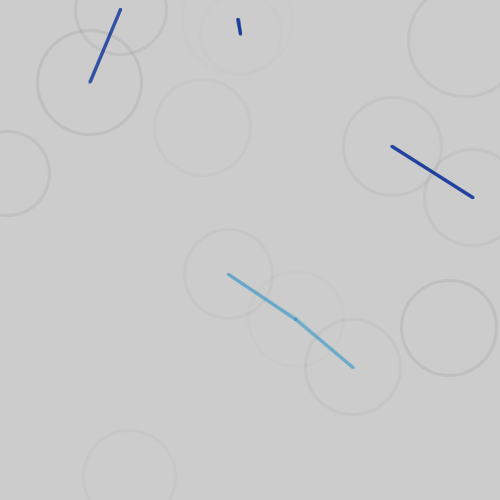
Frame 1 (no input)
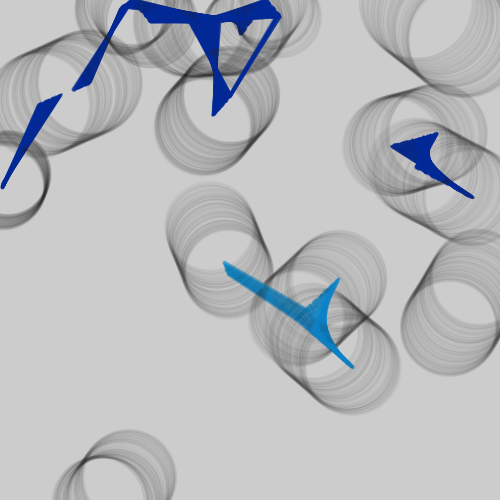
Frame 60 (the mouse pressed at the canvas centre just before this capture)
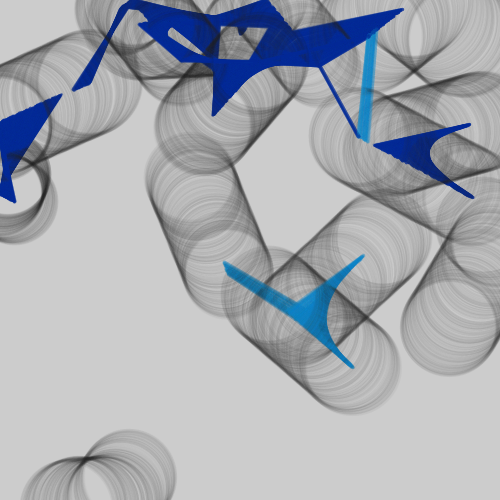
Frame 120 (the mouse held since frame 60 and released just before this capture)

The Processing sketch that drew these frames (run headless with seeded random() and noise(); from frame 60 on, the mouse is pressed at the canvas centre):

// Processing sketch: processing_152081
// ── processing_152081.pde

int num; //number of circles
float[] cir; //circle elements
float[] x; //circle position
float[] y;
float[] dx; //change in position
float[] dy;
float[] prox;

void setup() {

  size(500, 500);
  
  num = (int)random(5, 20);
  cir = new float[num];
  x = new float[num];
  y = new float[num];
  dx = new float[num];
  dy = new float[num];
  prox = new float[num];
  
  for (int i=0; i<num; i++){
    x[i] = random(width);   // initial position in the centre of the screen
    y[i] = random(height);
    dx[i] = random(-1, 1);  // dx and dy are the small change in position each frame
    dy[i] = random(-1, 1);
    prox[i] = random(80, 120);
  }
  

}


void draw() {

  strokeWeight(random(1,4));
  
  for (int i=0; i<num; i++){    
    x[i] += dx[i];  // calculate new position
    y[i] += dy[i];
  
    //When the shape hits the edge of the window, it reverses its direction and changes velocity
    if (x[i] > width || x[i] < 0) {
      dx[i] = dx[i] > 0 ? -random(1) : random(1);
    }
  
    if (y[i] > height || y[i] < 0) {
      dy[i] = dy[i] > 0 ? -random(1) : random(1);
    }


    
    for (int j=0; j<num; j++) {
      for (int k=0; k<j; k++) {
        float dist = dist(x[j], y[j], x[k], y[k]);
        if (dist < prox[j]) {
          if (j%2 == 0 || k%2==0) {
              stroke(0, 40, 150, random(10,50));
            } 
            else {
              stroke(10, 130, 200, random(5,20));
            }
            line(x[j], y[j], x[k], y[k]);
          }
    }
  }
      noFill();
      stroke(random(10, 50), random(2,20));
      ellipse(x[i], y[i], prox[i], prox[i]); 
  }
  
}
